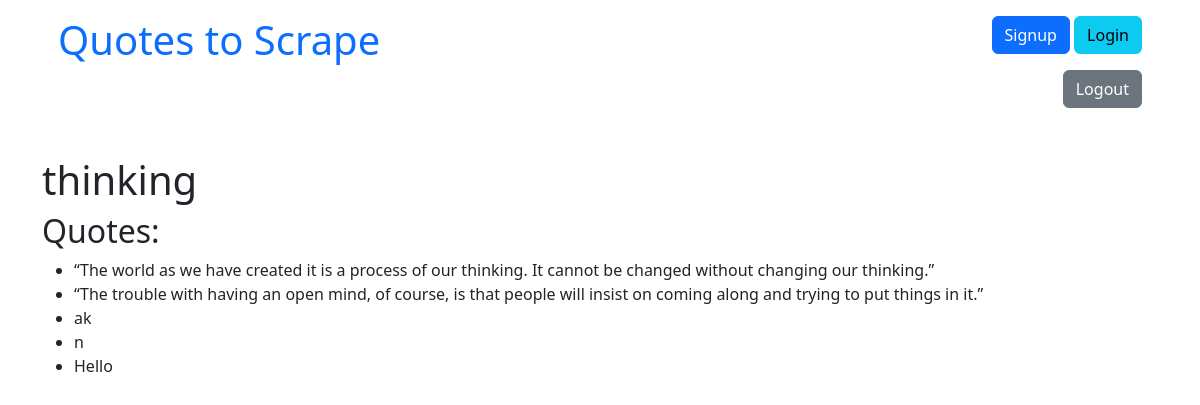
/quotes/tag/thinking/, run on the app's committed database.
### quotes/models.py (models this page shows, shortened)
class Tag(models.Model):
    name = models.CharField(max_length=30, null=False, unique=True)

class Quote(models.Model):
    quote = models.TextField()
    tags = models.ManyToManyField(Tag)
    author = models.ForeignKey(Author, on_delete=models.CASCADE, default=None,null=True)
    created_at = models.DateTimeField(auto_now_add=True)

### quotes/views.py (the view)
# urls.py: path('tag/<str:tag_name>/', views.tag_view, name='tag_detail'),
def tag_view(request,tag_name):
    tag = get_object_or_404(Tag, name= tag_name)
    quotes= tag.quote_set.all()
    return render(request, 'quotes/tag_detail.html', {'tag':tag, 'quotes': quotes})

### quotes/templates/quotes/tag_detail.html
{% extends 'quotes/base.html' %}
{% block content %}
<h1>{{ tag.name }}</h1>
<h2>Quotes:</h2>
<ul>
    {% for quote in quotes %}
        <li>{{ quote.quote }}</li>
    {% empty %}
        <li>No quotes.</li>
    {% endfor %}
</ul>
{% endblock %}

### data on the page
Tag: name "thinking"
Quote: quote "“The world as we have created it is a process of our thinking. It cannot be changed without changing our thinking.”"
Quote: quote "“The trouble with having an open mind, of course, is that people will insist on coming along and trying to put things in it.”"
Quote: quote "ak"
Quote: quote "n"
Quote: quote "Hello"
